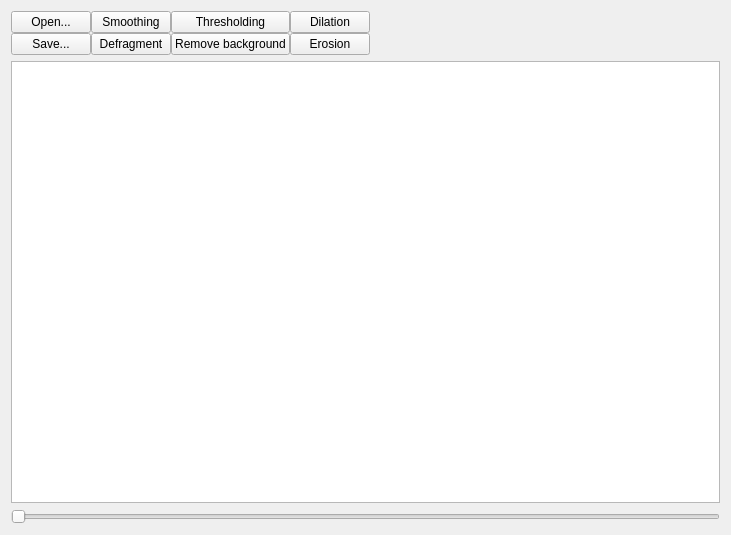
      <widget class="QWidget" name="page_3">
       <property name="geometry">
        <rect>
         <x>0</x>
         <y>0</y>
         <width>731</width>
         <height>535</height>
        </rect>
       </property>
       <attribute name="label">
        <string>Step 1: setup brain mask</string>
       </attribute>
       <layout class="QGridLayout" name="gridLayout_2">
        <item row="0" column="0">
         <layout class="QVBoxLayout" name="verticalLayout_5">
          <item>
           <layout class="QVBoxLayout" name="verticalLayout_3">
            <item>
             <layout class="QGridLayout" name="gridLayout">
              <property name="spacing">
               <number>0</number>
              </property>
              <item row="0" column="3">
               <widget class="QPushButton" name="dilation">
                <property name="text">
                 <string>Dilation</string>
                </property>
               </widget>
              </item>
              <item row="0" column="8">
               <spacer name="horizontalSpacer_2">
                <property name="orientation">
                 <enum>Qt::Horizontal</enum>
                </property>
                <property name="sizeHint" stdset="0">
                 <size>
                  <width>40</width>
                  <height>20</height>
                 </size>
                </property>
               </spacer>
              </item>
              <item row="0" column="0">
               <widget class="QPushButton" name="load_mask">
                <property name="text">
                 <string>Open...</string>
                </property>
                <property name="icon">
                 <iconset resource="../icons.qrc">
                  <normaloff>:/icons/icons/open.xpm</normaloff>:/icons/icons/open.xpm</iconset>
                </property>
               </widget>
              </item>
              <item row="0" column="2">
               <widget class="QPushButton" name="thresholding">
                <property name="text">
                 <string>Thresholding</string>
                </property>
               </widget>
              </item>
              <item row="1" column="1">
               <widget class="QPushButton" name="defragment">
                <property name="text">
                 <string>Defragment</string>
                </property>
               </widget>
              </item>
              <item row="1" column="2">
               <widget class="QPushButton" name="remove_background">
                <property name="text">
                 <string>Remove background</string>
                </property>
               </widget>
              </item>
              <item row="0" column="1">
               <widget class="QPushButton" name="smoothing">
                <property name="text">
                 <string>Smoothing</string>
                </property>
               </widget>
              </item>
              <item row="1" column="0">
               <widget class="QPushButton" name="save_mask">
                <property name="text">
                 <string>Save...</string>
                </property>
                <property name="icon">
                 <iconset resource="../icons.qrc">
                  <normaloff>:/icons/icons/save.xpm</normaloff>:/icons/icons/save.xpm</iconset>
                </property>
               </widget>
              </item>
              <item row="1" column="3">
               <widget class="QPushButton" name="erosion">
                <property name="text">
                 <string>Erosion</string>
                </property>
               </widget>
              </item>
             </layout>
            </item>
            <item>
             <widget class="QGraphicsView" name="graphicsView"/>
            </item>
            <item>
             <widget class="QSlider" name="SlicePos">
              <property name="orientation">
               <enum>Qt::Horizontal</enum>
              </property>
             </widget>
            </item>
           </layout>
          </item>
         </layout>
        </item>
       </layout>
      </widget>
